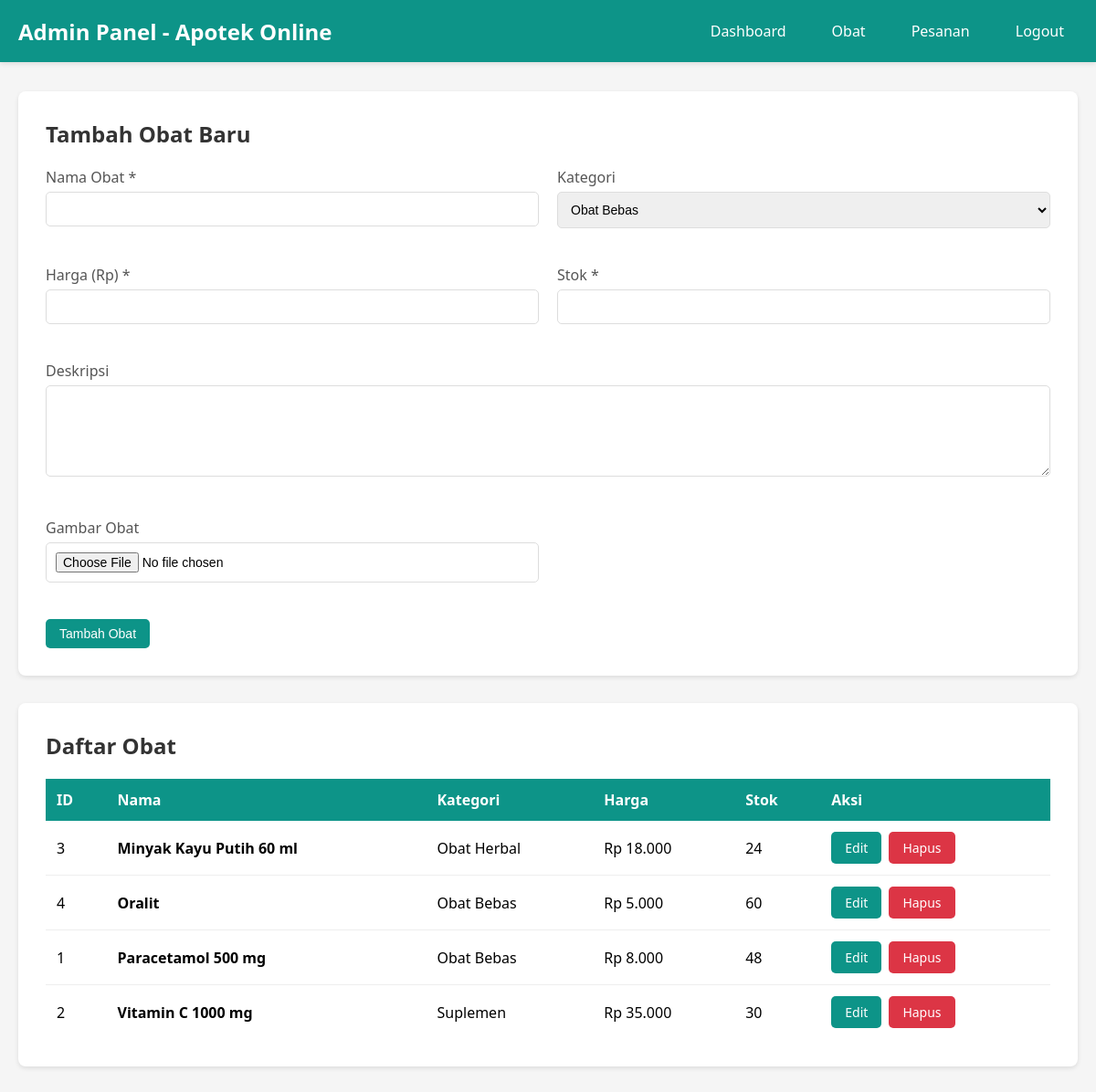
The page /admin/medicines.php (signed in) on the database its author committed.
### tables this page shows
CREATE TABLE IF NOT EXISTS medicines (
  id INT UNSIGNED AUTO_INCREMENT PRIMARY KEY,
  name VARCHAR(150) NOT NULL,
  description TEXT NULL,
  price DECIMAL(12,2) NOT NULL,
  stock INT NOT NULL DEFAULT 0,
  category VARCHAR(100) NOT NULL,
  image VARCHAR(255) NULL,
  created_at TIMESTAMP NOT NULL DEFAULT CURRENT_TIMESTAMP
);

### admin/medicines.php (the view, shortened to what this page needs)
<?php
include '../config/database.php';
$medicines = mysqli_query($db, "SELECT * FROM medicines ORDER BY name ASC");
?>
<!DOCTYPE html>
<html lang="id">
<head>
    <link rel="stylesheet" href="../assets/css/admin.css">
</head>
<body>
    <div class="container">
        <div class="card">
            <h2>Tambah Obat Baru</h2>
            <form method="POST" action="" enctype="multipart/form-data">
                <div class="form-grid">
                    <div class="form-group">
                        <label>Nama Obat *</label>
                        <input type="text" name="name" required>
                    </div>
                    <div class="form-group">
                        <label>Kategori</label>
                        <select name="category">
                            <option value="Obat Bebas">Obat Bebas</option>
                        </select>
                    </div>
                    <div class="form-group">
                        <label>Harga (Rp) *</label>
                        <input type="number" name="price" step="0.01" required>
                    </div>
                    <div class="form-group">
                        <label>Stok *</label>
                        <input type="number" name="stock" required>
                    </div>
                    <div class="form-group full">
                        <label>Deskripsi</label>
                        <textarea name="description"></textarea>
                    </div>
                    <div class="form-group">
                        <label>Gambar Obat</label>
                        <input type="file" name="image" accept="image/*">
                    </div>
                </div>
                <button type="submit" name="add_medicine">Tambah Obat</button>
            </form>
        </div>
        <div class="card">
            <h2>Daftar Obat</h2>
            <table>
                <thead>
                    <tr>
                        <th>ID</th>
                        <th>Nama</th>
                        <th>Kategori</th>
                        <th>Harga</th>
                        <th>Stok</th>
                        <th>Aksi</th>
                    </tr>
                </thead>
                <tbody>
                    <?php while ($medicine = mysqli_fetch_assoc($medicines)): ?>
                        <tr>
                            <td><?php echo $medicine['id']; ?></td>
                            <td><strong><?php echo htmlspecialchars($medicine['name']); ?></strong></td>
                            <td><?php echo htmlspecialchars($medicine['category']); ?></td>
                            <td>Rp <?php echo number_format($medicine['price'], 0, ',', '.'); ?></td>
                            <td><?php echo $medicine['stock']; ?></td>
                            <td>
                                <div class="action-buttons">
                                    <a href="#" class="btn-edit"
                                       onclick="openEditModal(<?php echo htmlspecialchars(json_encode($medicine)); ?>)">
                                        Edit
                                    </a>
                                    <a href="javascript:void(0)"
                                        class="btn-delete"
                                        onclick="confirmDelete(<?php echo $medicine['id']; ?>)">
                                        Hapus
                                    </a>
                                </div>
                            </td>
                        </tr>
                    <?php endwhile; ?>
                </tbody>
            </table>
        </div>
    </div>
</body>
</html>

### assets/css/admin.css (style rules this page uses)
* { margin: 0; padding: 0; box-sizing: border-box; }
body { font-family: 'Segoe UI', sans-serif; background: #f5f5f5; padding-top: 70px; }
.navbar { background: #0d9488; padding: 15px 0; box-shadow: 0 2px 5px rgba(0,0,0,0.1); position: fixed; top: 0; left: 0; right: 0; z-index: 1000; }
.navbar-content { max-width: 1400px; margin: 0 auto; padding: 0 20px; display: flex; justify-content: space-between; align-items: center; }
.navbar h1 { color: white; font-size: 24px; }
.navbar-links { display: flex; gap: 20px; }
.navbar-links a { color: white; text-decoration: none; padding: 8px 15px; border-radius: 5px; }
.container { max-width: 1400px; margin: 30px auto; padding: 0 20px; }
.card, .welcome, .recent-orders { background: white; padding: 30px; border-radius: 8px; box-shadow: 0 2px 5px rgba(0,0,0,0.1); margin-bottom: 30px; }
h2, h3 { color: #333; margin-bottom: 20px; }
table { width: 100%; border-collapse: collapse; }
table th { background: #0d9488; color: white; padding: 12px; text-align: left; }
table td { padding: 12px; border-bottom: 1px solid #eee; vertical-align: middle; }
table tr:last-child td { border-bottom: none; }
button, .btn-edit, .btn-delete, .btn-detail, .btn-cancel { padding: 8px 15px; color: white; border: none; border-radius: 5px; cursor: pointer; font-size: 14px; text-decoration: none; display: inline-block; }
button, .btn-edit { background: #0d9488; }
.btn-delete { background: #dc3545; }
.action-buttons { display: flex; gap: 8px; }
.form-group { margin-bottom: 20px; }
.form-grid { display: grid; grid-template-columns: repeat(2, 1fr); gap: 20px; margin-bottom: 20px; }
.form-grid .full { grid-column: 1 / -1; }
label { display: block; margin-bottom: 5px; color: #555; font-weight: 500; }
input, textarea, select { width: 100%; padding: 10px; border: 1px solid #ddd; border-radius: 5px; font-size: 14px; }
textarea { min-height: 100px; resize: vertical; }

### rows shown on the page
medicines: id "3", name "Minyak Kayu Putih 60 ml", category "Obat Herbal", price "18.000", stock "24"
medicines: id "4", name "Oralit", category "Obat Bebas", price "5.000", stock "60"
medicines: id "1", name "Paracetamol 500 mg", category "Obat Bebas", price "8.000", stock "48"
medicines: id "2", name "Vitamin C 1000 mg", category "Suplemen", price "35.000", stock "30"
